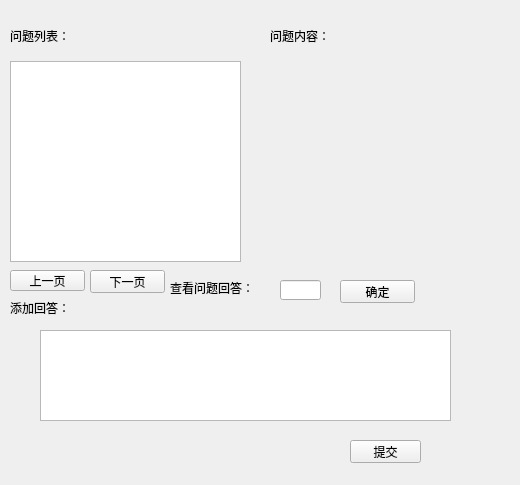
<?xml version="1.0" encoding="UTF-8"?>
<ui version="4.0">
 <class>listwidegt</class>
 <widget class="QWidget" name="listwidegt">
  <property name="geometry">
   <rect>
    <x>0</x>
    <y>0</y>
    <width>520</width>
    <height>485</height>
   </rect>
  </property>
  <property name="windowTitle">
   <string>Look Questions</string>
  </property>
  <property name="styleSheet">
   <string notr="true"/>
  </property>
  <widget class="QLabel" name="chakan">
   <property name="geometry">
    <rect>
     <x>170</x>
     <y>280</y>
     <width>111</width>
     <height>16</height>
    </rect>
   </property>
   <property name="styleSheet">
    <string notr="true">font: 11pt &quot;微软雅黑&quot;;</string>
   </property>
   <property name="text">
    <string>查看问题回答：</string>
   </property>
  </widget>
  <widget class="QLineEdit" name="num">
   <property name="geometry">
    <rect>
     <x>280</x>
     <y>280</y>
     <width>41</width>
     <height>20</height>
    </rect>
   </property>
  </widget>
  <widget class="QPushButton" name="lookAnswer">
   <property name="geometry">
    <rect>
     <x>340</x>
     <y>280</y>
     <width>75</width>
     <height>23</height>
    </rect>
   </property>
   <property name="styleSheet">
    <string notr="true">font: 11pt &quot;微软雅黑&quot;;</string>
   </property>
   <property name="text">
    <string>确定</string>
   </property>
  </widget>
  <widget class="QListWidget" name="list">
   <property name="geometry">
    <rect>
     <x>10</x>
     <y>61</y>
     <width>231</width>
     <height>201</height>
    </rect>
   </property>
  </widget>
  <widget class="QLabel" name="label">
   <property name="geometry">
    <rect>
     <x>250</x>
     <y>70</y>
     <width>261</width>
     <height>171</height>
    </rect>
   </property>
   <property name="styleSheet">
    <string notr="true">font: 11pt &quot;微软雅黑&quot;;</string>
   </property>
   <property name="text">
    <string/>
   </property>
  </widget>
  <widget class="QLabel" name="label_2">
   <property name="geometry">
    <rect>
     <x>10</x>
     <y>300</y>
     <width>101</width>
     <height>16</height>
    </rect>
   </property>
   <property name="styleSheet">
    <string notr="true">font: 12pt &quot;经典综艺体简&quot;;</string>
   </property>
   <property name="text">
    <string>添加回答：</string>
   </property>
  </widget>
  <widget class="QPushButton" name="send">
   <property name="geometry">
    <rect>
     <x>350</x>
     <y>440</y>
     <width>71</width>
     <height>23</height>
    </rect>
   </property>
   <property name="styleSheet">
    <string notr="true">font: 11pt &quot;微软雅黑&quot;;</string>
   </property>
   <property name="text">
    <string>提交</string>
   </property>
  </widget>
  <widget class="QTextEdit" name="ceshi">
   <property name="geometry">
    <rect>
     <x>40</x>
     <y>330</y>
     <width>411</width>
     <height>91</height>
    </rect>
   </property>
  </widget>
  <widget class="QLabel" name="label_3">
   <property name="geometry">
    <rect>
     <x>10</x>
     <y>20</y>
     <width>101</width>
     <height>31</height>
    </rect>
   </property>
   <property name="styleSheet">
    <string notr="true">font: 12pt &quot;经典综艺体简&quot;;</string>
   </property>
   <property name="text">
    <string>问题列表：</string>
   </property>
  </widget>
  <widget class="QLabel" name="label_4">
   <property name="geometry">
    <rect>
     <x>270</x>
     <y>20</y>
     <width>71</width>
     <height>31</height>
    </rect>
   </property>
   <property name="styleSheet">
    <string notr="true">font: 12pt &quot;经典综艺体简&quot;;</string>
   </property>
   <property name="text">
    <string>问题内容：</string>
   </property>
  </widget>
  <widget class="QPushButton" name="pushButton">
   <property name="geometry">
    <rect>
     <x>10</x>
     <y>270</y>
     <width>75</width>
     <height>21</height>
    </rect>
   </property>
   <property name="text">
    <string>上一页</string>
   </property>
  </widget>
  <widget class="QPushButton" name="pushButton_2">
   <property name="geometry">
    <rect>
     <x>90</x>
     <y>270</y>
     <width>75</width>
     <height>23</height>
    </rect>
   </property>
   <property name="text">
    <string>下一页</string>
   </property>
  </widget>
 </widget>
 <resources/>
 <connections/>
</ui>
